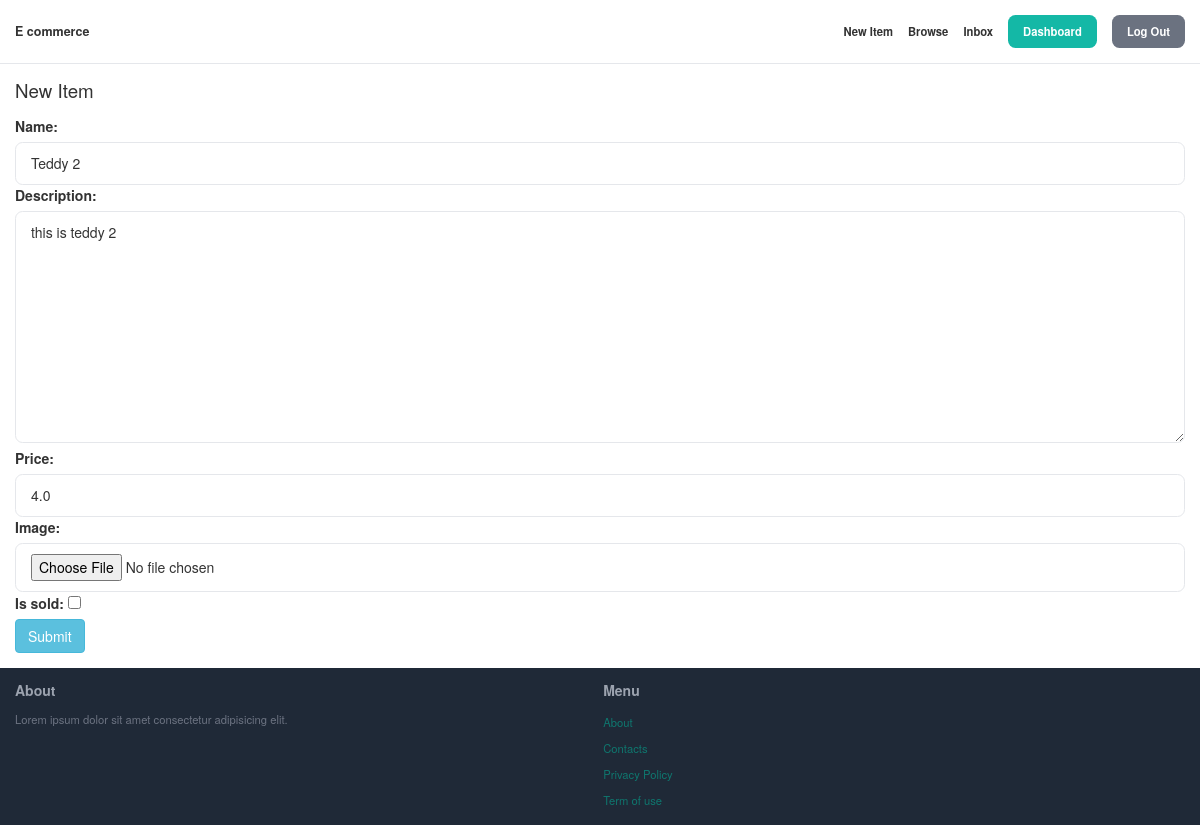
Screenshot of /4/edit/ (signed in) with the database file from the repository.
### app/models.py (models this page shows, shortened)
class Item(models.Model):
    category = models.ForeignKey(Category, on_delete=models.CASCADE)
    name = models.CharField(max_length=255)
    description = models.TextField(blank=True, null=True)
    price = models.FloatField()
    is_sold = models.BooleanField(default=False)
    image = models.ImageField(upload_to='', blank=True, null=True)
    created_by = models.ForeignKey(User, related_name='items', on_delete=models.CASCADE)
    created_at = models.DateTimeField(auto_now_add=True)

### app/views.py (the view)
# urls.py: path('<int:pk>/edit/', views.edit, name='edit'),
@login_required
def edit(request, pk):
    item  = get_object_or_404(Item, pk=pk, created_by=request.user)
    if request.method == 'POST':
        form = EditItemForm(request.POST, request.FILES, instance=item)
        if form.is_valid():
            item = form.save(commit=False)
            item.created_by = request.user
            item.save()
            return redirect('detail', pk=item.id)
    else:
        form  = EditItemForm(instance=item)
    return render(request, 'app/form.html', {'form': form})

### app/forms.py
class EditItemForm(forms.ModelForm):
    class Meta:
        model = Item
        fields = ('name', 'description', 'price', 'image', 'is_sold')
        widgets = {
            'name': forms.TextInput(attrs={
                'class': 'w-full py-4 px-6 rounded-xl border'
            }),
            'description': forms.Textarea(attrs={
                'class': 'w-full py-4 px-6 rounded-xl border'
            }),
            'price': forms.TextInput(attrs={
                'class': 'w-full py-4 px-6 rounded-xl border'
            }),
            'image': forms.FileInput(attrs={
                'class': 'w-full py-4 px-6 rounded-xl border'
            }),
        }

### app/templates/app/form.html (shortened to what this page needs)
{% extends 'base.html' %}
{% block content %}
<h1 class="mb-6 text-3xl"> New Item</h1>
<form action="." method="post" enctype="multipart/form-data">
    <div class="spave-y-4">
        {{form.as_p}}
    </div>
    <button type="submit" class="btn btn-info">
                    Submit
    </button>
</form>
{% endblock %}

### rows the page displays
Item: name "Teddy 2", description "this is teddy 2", price "4.0"
